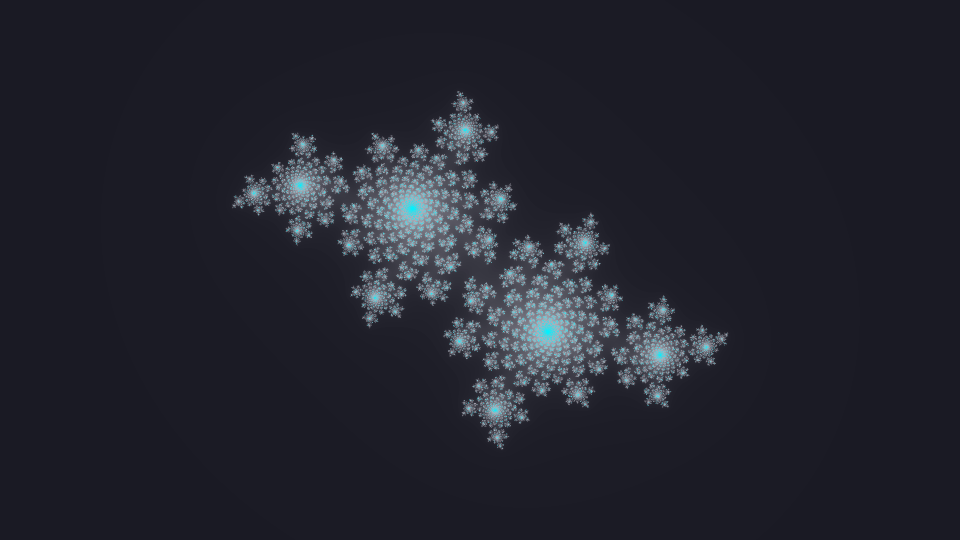
#> input picture Images/Julia0.png, 1920 x 1080 px (shown at 1/2 size)
$ python main.py
#> lines starting #> are read from the running program, lines starting #| are printed output that depends on the picture
#> the answer given: ../Images/Julia0.png
from tkinter.filedialog import askopenfilename
from PIL import Image
import numpy as np
import sys

GSCALE = "@%#*+=-:. "
# GSCALE = "$@B%8&WM#*oahkbdpqwmZO0QLCJUYXzcvunxrjft/\|()1{}[]?-_+~<>i!lI;:,\"^`'. "
ASCII_HEIGHT = 50
SAVE_FILE = "ascii.txt"
ROW_TO_COL_RATIO = 2.3


def convert_to_ascii(filename):
#> called with filename = '../Images/Julia0.png'
    img = Image.open(filename)
#> img is the input picture: PIL image 1920x1080 RGB; mean R, G, B 34.9, 36.1, 46.2
    gray_img = img.convert('L')
    w, h = img.size
#> w = 1920; h = 1080
    img_ratio = w/h
#> img_ratio = 1.78
    downscaled_img = gray_img.resize(
        (int(ASCII_HEIGHT*img_ratio*ROW_TO_COL_RATIO), ASCII_HEIGHT))
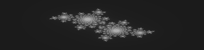
#> downscaled_img: PIL image 204x50 L; min 27, max 175, mean 36.8
    pixels = np.array(downscaled_img)

    with open(SAVE_FILE, "w") as file:
        for row in range(0, ASCII_HEIGHT):
            line = ""
            for column in range(0, int(ASCII_HEIGHT*img_ratio*ROW_TO_COL_RATIO)):
                gray_val = pixels[row][column]
                ascii_num = int(gray_val/255*(len(GSCALE)-1))
                line += GSCALE[ascii_num]
            file.write(line + "\n")


if __name__ == "__main__":
    image_name = askopenfilename()
    convert_to_ascii(image_name)
